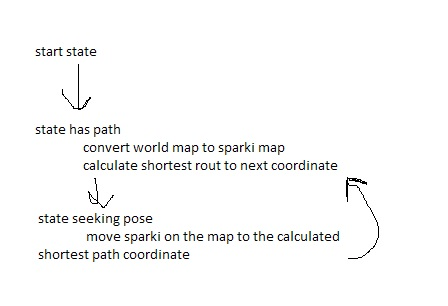
#> input picture Lab/state lab 6.jpg, 448 x 306 px
$ python color_detect.py --image '../Lab/state lab 6.jpg'
#> lines starting #> are read from the running program, lines starting #| are printed output that depends on the picture; after the words box and inside, x2 and y2 are one past the last pixel; in counts of white or black regions, pixels touching at a corner belong together
#python color_detect.py --image <name.ex>

# import the necessary packages
import numpy as np
import argparse
import cv2
from matplotlib import pyplot as plt

# construct the argument parse and parse the arguments
ap = argparse.ArgumentParser()
ap.add_argument("-i", "--image", help = "path to the image")
args = vars(ap.parse_args())

# load the image
image = cv2.imread(args["image"])
#> image is the input picture: shape (306, 448, 3); mean B, G, R 248.9, 249.1, 249

b,g,r=cv2.split(image)
image_adj=cv2.merge([r,g,b])

#lower then upper, in bgr
# define the list of boundaries
boundaries = [
	#brent.jpg
	##([24,23,39],[138,59,224])
	#duck.jpg
	##([127,132,147],[254,254,254])
	#vs.jpg
	([9,6,28],[40,80,239]),
	#([254,240,234],[254,254,254])
]

# loop over the boundaries
for (lower, upper) in boundaries:
	# create NumPy arrays from the boundaries
	lower = np.array(lower, dtype = "uint8")
	upper = np.array(upper, dtype = "uint8")

	# find the colors within the specified boundaries and apply
	# the mask
	mask = cv2.inRange(image, lower, upper)
	output = cv2.bitwise_and(image, image, mask = mask)
#> this loop made 1 pass
#> pass 1, `mask = cv2.inRange(image, lower, upper)`:
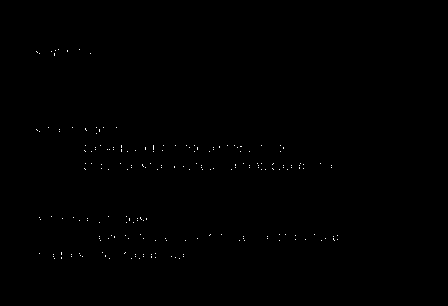
#> mask: shape (306, 448); 0.18% white in thin lines or dots, all inside (x1, y1, x2, y2) = (36, 49, 338, 259)


b,g,r=cv2.split(output)
out_adj=cv2.merge([r,g,b])

plt.subplot(121),plt.imshow(image_adj),plt.title('Original')
plt.xticks([]), plt.yticks([])
plt.subplot(122),plt.imshow(out_adj),plt.title('Color Detected')
plt.xticks([]), plt.yticks([])
plt.show()
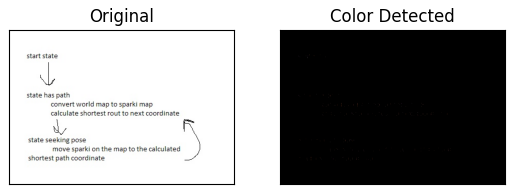
#> figure drawn by matplotlib, 2 panels
